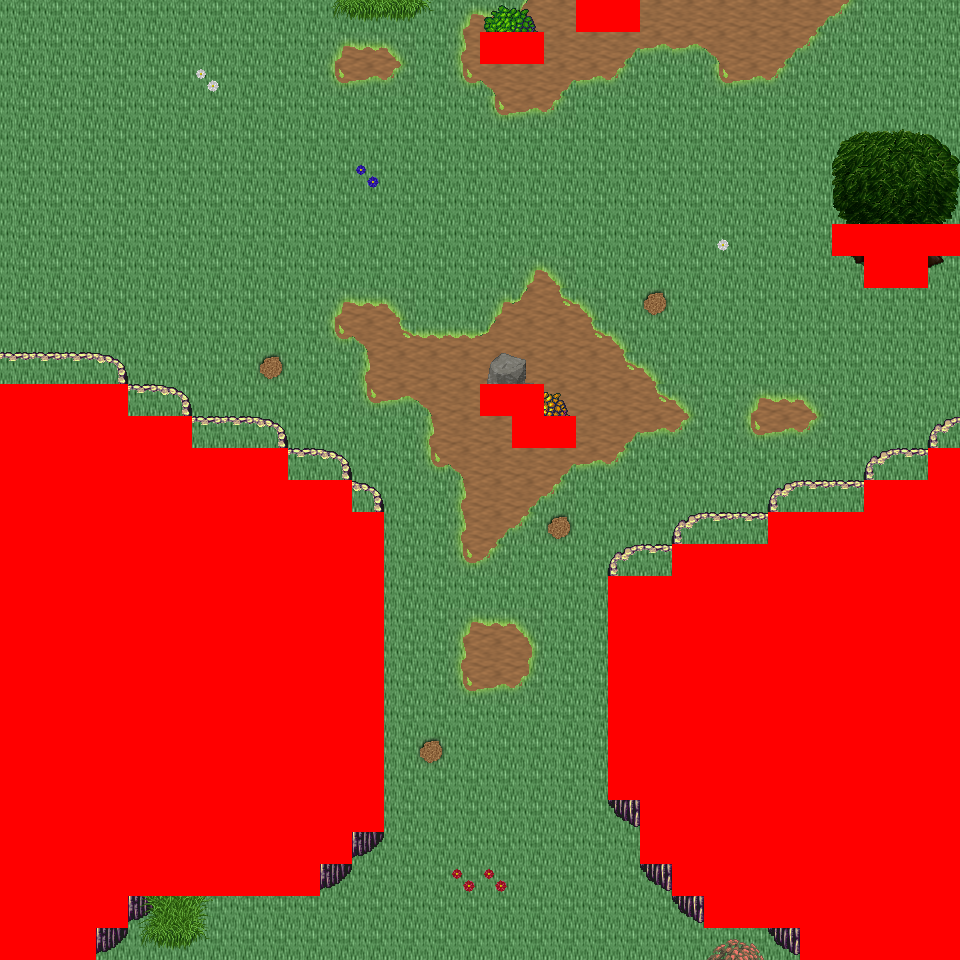

This game map was drawn from its Tiled (.tmx) file and the tilesets committed beside it. A one-line description and the trimmed map source follow:
An orthogonal 30x30 tile map with 32x32 px tiles, 6 tile layers (Ground, Object, Object2, Above, ...), 32 tilesets and 5 objects (5x mapExit).

<map version="1.0" orientation="orthogonal" renderorder="right-down" width="30" height="30" tilewidth="32" tileheight="32" nextobjectid="6">
  <tileset firstgid="1" name="tileset_logic_collision" tilewidth="32" tileheight="32" tilecount="1" columns="1">
    <image source="../drawable/tileset_logic_collision.png" width="32" height="32" />
  </tileset>
  <tileset firstgid="2" name="tileset_ground_ridge_earth_pale" tilewidth="32" tileheight="32" tilecount="96" columns="12">
    <image source="../drawable/tileset_ground_ridge_earth_pale.png" width="384" height="256" />
  </tileset>
  <tileset firstgid="98" name="tileset_ground_ridge_earth_dark" tilewidth="32" tileheight="32" tilecount="96" columns="12">
    <image source="../drawable/tileset_ground_ridge_earth_dark.png" width="384" height="256" />
  </tileset>
  <tileset firstgid="194" name="tileset_ground_ground" tilewidth="32" tileheight="32" tilecount="33" columns="3">
    <image source="../drawable/tileset_ground_ground.png" width="96" height="352" />
  </tileset>
  <tileset firstgid="227" name="tileset_terrain_grassland" tilewidth="32" tileheight="32" tilecount="88" columns="8">
    <image source="../drawable/tileset_terrain_grassland.png" width="256" height="352" />
  </tileset>
  <tileset firstgid="315" name="tileset_ground_grass_edges" tilewidth="32" tileheight="32" tilecount="36" columns="12">
    <image source="../drawable/tileset_ground_grass_edges.png" width="384" height="96" />
  </tileset>
  <tileset firstgid="351" name="tileset_ground_grass_corners" tilewidth="32" tileheight="32" tilecount="24" columns="6">
    <image source="../drawable/tileset_ground_grass_corners.png" width="192" height="128" />
  </tileset>
  <tileset firstgid="375" name="tileset_plant_tree_tree_darkgreen" tilewidth="32" tileheight="32" tilecount="88" columns="8">
    <image source="../drawable/tileset_plant_tree_tree_darkgreen.png" width="256" height="352" />
  </tileset>
  <tileset firstgid="463" name="tileset_plant_tree_fall_trees" tilewidth="32" tileheight="32" tilecount="40" columns="8">
    <image source="../drawable/tileset_plant_tree_fall_trees.png" width="256" height="160" />
  </tileset>
  <tileset firstgid="503" name="tileset_plant_tree_evergreen" tilewidth="32" tileheight="32" tilecount="36" columns="3">
    <image source="../drawable/tileset_plant_tree_evergreen.png" width="96" height="384" />
  </tileset>
  <tileset firstgid="539" name="tileset_plant_tree_pine_tree" tilewidth="32" tileheight="32" tilecount="20" columns="4">
    <image source="../drawable/tileset_plant_tree_pine_tree.png" width="128" height="160" />
  </tileset>
  <tileset firstgid="559" name="tileset_plant_tree_pine_tree_1" tilewidth="32" tileheight="32" tilecount="20" columns="4">
    <image source="../drawable/tileset_plant_tree_pine_tree_1.png" width="128" height="160" />
  </tileset>
  <tileset firstgid="579" name="tileset_building_decoration_rocks" tilewidth="32" tileheight="32" tilecount="6" columns="3">
    <image source="../drawable/tileset_building_decoration_rocks.png" width="96" height="64" />
  </tileset>
  <tileset firstgid="585" name="tileset_plant_stump_hollow_logs" tilewidth="32" tileheight="32" tilecount="6" columns="3">
    <image source="../drawable/tileset_plant_stump_hollow_logs.png" width="96" height="64" />
  </tileset>
  <tileset firstgid="591" name="tileset_plant_stump_small_stump" tilewidth="32" tileheight="32" tilecount="4" columns="2">
    <image source="../drawable/tileset_plant_stump_small_stump.png" width="64" height="64" />
  </tileset>
  <tileset firstgid="595" name="tileset_plant_flower_daisy_yellow" tilewidth="32" tileheight="32" tilecount="8" columns="2">
    <image source="../drawable/tileset_plant_flower_daisy_yellow.png" width="64" height="128" />
  </tileset>
  <tileset firstgid="603" name="tileset_plant_flower_daisy_white" tilewidth="32" tileheight="32" tilecount="8" columns="2">
    <image source="../drawable/tileset_plant_flower_daisy_white.png" width="64" height="128" />
  </tileset>
  <tileset firstgid="611" name="tileset_plant_flower_daisy_red" tilewidth="32" tileheight="32" tilecount="8" columns="2">
    <image source="../drawable/tileset_plant_flower_daisy_red.png" width="64" height="128" />
  </tileset>
  <tileset firstgid="619" name="tileset_plant_flower_daisy_blue" tilewidth="32" tileheight="32" tilecount="8" columns="2">
    <image source="../drawable/tileset_plant_flower_daisy_blue.png" width="64" height="128" />
  </tileset>
  <tileset firstgid="627" name="tileset_plant_leaves" tilewidth="32" tileheight="32" tilecount="8" columns="4">
    <image source="../drawable/tileset_plant_leaves.png" width="128" height="64" />
  </tileset>
  <tileset firstgid="635" name="tileset_plant_brown_mushrooms" tilewidth="32" tileheight="32" tilecount="24" columns="6">
    <image source="../drawable/tileset_plant_brown_mushrooms.png" width="192" height="128" />
  </tileset>
  <tileset firstgid="659" name="tileset_logic_item_resources" tilewidth="32" tileheight="32" tilecount="6" columns="6">
    <image source="../drawable/tileset_logic_item_resources.png" width="192" height="32" />
  </tileset>
  <tileset firstgid="665" name="tileset_logic_creature_animal" tilewidth="32" tileheight="32" tilecount="32" columns="8">
    <image source="../drawable/tileset_logic_creature_animal.png" width="256" height="128" />
  </tileset>
  <tileset firstgid="697" name="tileset_ground_tall_grass" tilewidth="32" tileheight="32" tilecount="15" columns="5">
    <image source="../drawable/tileset_ground_tall_grass.png" width="160" height="96" />
  </tileset>
  <tileset firstgid="712" name="tileset_logic_creature_reptile" tilewidth="32" tileheight="32" tilecount="7" columns="7">
    <image source="../drawable/tileset_logic_creature_reptile.png" width="224" height="32" />
  </tileset>
  <tileset firstgid="719" name="tileset_plant_bush_leafy" tilewidth="32" tileheight="32" tilecount="48" columns="8">
    <image source="../drawable/tileset_plant_bush_leafy.png" width="256" height="192" />
  </tileset>
  <tileset firstgid="767" name="tileset_plant_bushes_and_trees" tilewidth="32" tileheight="32" tilecount="144" columns="16">
    <image source="../drawable/tileset_plant_bushes_and_trees.png" width="512" height="289" />
  </tileset>
  <tileset firstgid="911" name="tileset_building_thatched_roof_cottage1" tilewidth="32" tileheight="32" tilecount="20" columns="4">
    <image source="../drawable/tileset_building_thatched_roof_cottage1.png" width="128" height="160" />
  </tileset>
  <tileset firstgid="931" name="tileset_building_thatched_roof_cottage2" tilewidth="32" tileheight="32" tilecount="20" columns="4">
    <image source="../drawable/tileset_building_thatched_roof_cottage2.png" width="128" height="160" />
  </tileset>
  <tileset firstgid="951" name="tileset_plant_stump_stump_rectangular" tilewidth="32" tileheight="32" tilecount="4" columns="2">
    <image source="../drawable/tileset_plant_stump_stump_rectangular.png" width="64" height="64" />
  </tileset>
  <tileset firstgid="955" name="tileset_object_well_hoist" tilewidth="32" tileheight="32" tilecount="9" columns="3">
    <image source="../drawable/tileset_object_well_hoist.png" width="96" height="96" />
  </tileset>
  <tileset firstgid="964" name="tileset_logic_creature_gnome" tilewidth="32" tileheight="32" tilecount="6" columns="6">
    <image source="../drawable/tileset_logic_creature_gnome.png" width="192" height="32" />
  </tileset>
  <layer name="Ground" width="30" height="30">
    <data>[900 cells, 900 non-empty, 3 distinct tile ids]</data>
  </layer>
  <layer name="Object" width="30" height="30">
    <data>[900 cells, 238 non-empty, 60 distinct tile ids]</data>
  </layer>
  <layer name="Object2" width="30" height="30">
    <data>[900 cells, 33 non-empty, 15 distinct tile ids]</data>
  </layer>
  <layer name="Above" width="30" height="30">
    <data>[900 cells, 90 non-empty, 55 distinct tile ids]</data>
  </layer>
  <layer name="Above2" width="30" height="30">
    <data>[900 cells, 7 non-empty, 7 distinct tile ids]</data>
  </layer>
  <layer name="Walkable" width="30" height="30">
    <data>[900 cells, 330 non-empty, 1 distinct tile ids]</data>
  </layer>
  <objectgroup name="MapEvents">
    <object id="1" name="north" type="mapExit" x="0" y="0" width="576" height="32">
      <properties>
        <property name="map" value="level_0_x51_y8" />
        <property name="x" value="0" />
        <property name="y" value="28" />
      </properties>
    </object>
    <object id="2" name="north2" type="mapExit" x="640" y="0" width="320" height="32">
      <properties>
        <property name="map" value="level_0_x51_y8" />
        <property name="x" value="20" />
        <property name="y" value="28" />
      </properties>
    </object>
    <object id="3" name="south" type="mapExit" x="96" y="928" width="704" height="32">
      <properties>
        <property name="map" value="level_0_x51_y10" />
        <property name="x" value="3" />
        <property name="y" value="1" />
      </properties>
    </object>
    <object id="4" name="east" type="mapExit" x="928" y="0" width="32" height="224">
      <properties>
        <property name="map" value="level_0_x52_y9" />
        <property name="x" value="1" />
        <property name="y" value="0" />
      </properties>
    </object>
    <object id="5" name="east2" type="mapExit" x="928" y="256" width="32" height="192">
      <properties>
        <property name="map" value="level_0_x52_y9" />
        <property name="x" value="1" />
        <property name="y" value="8" />
      </properties>
    </object>
  </objectgroup>
</map>
